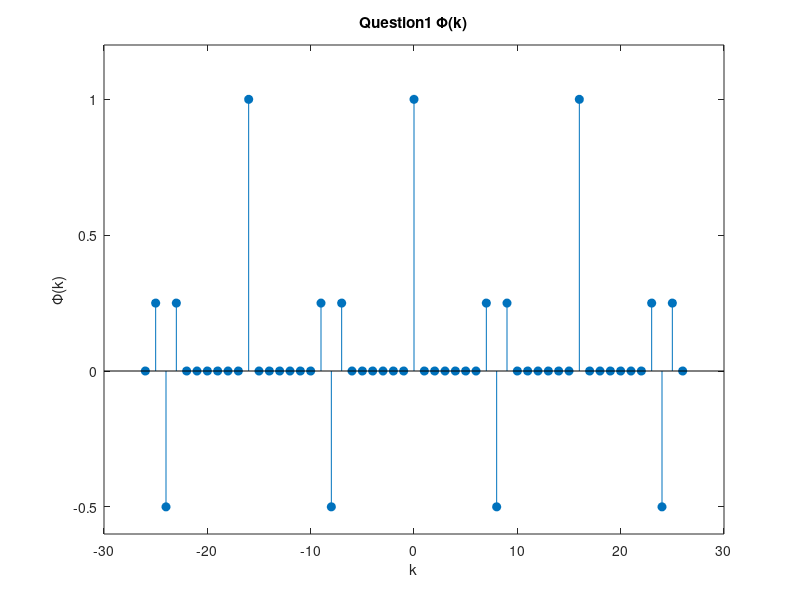

This figure's MATLAB source:
clear;
close all;
%%%%%%%%%%%%%%%%%%%%%%%%%%%%%%%%%%%%%%% Question 1
s=[1 1 -1 1 1 -1 1 -1 -1 -1 1 1 1 1 -1 1];

k=-26:1:26;
Phi=zeros(length(k),1);
for m=-26:26
    k1=m+26;
    for n=0:15
        if n+m>15
            s2=0;
        elseif n+m<0
            s2=0;
        else
            s2=s(:,n+m+1);
        end
        Phi(k1+1,:)=s(:,n+1)*s(:,mod(n+m,16)+1)/16+Phi(k1+1,:);
    end
end

stem(k,Phi,'filled');
title('Question1 \Phi(k)');
axis([-30,30,-0.6,1.2]);
axis normal;
xlabel('k');
ylabel('\Phi(k)');